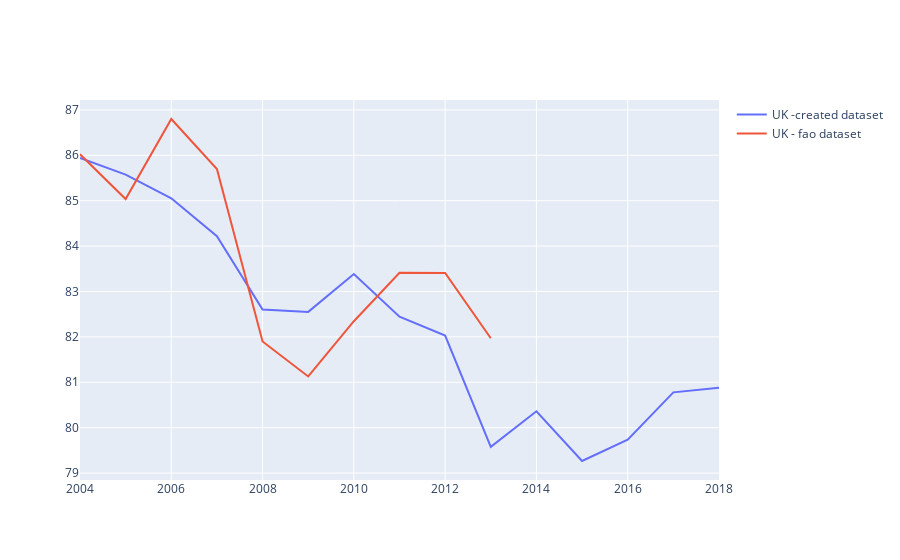

This figure's notebook cell:
### Code cell
fig = go.Figure()

fig.add_trace(go.Scatter(x=df.years, y=df['meat consumption (kg/person)'], mode='lines',name='UK -created dataset'))

fig.add_trace(go.Scatter(x=df_fao.years, y=df_fao['meat consumption (kg/person)'], mode='lines',name='UK - fao dataset'))

fig.show()

### Figure 1 — Plotly figure (JSON) as saved in the notebook; plotly's stock layout.template omitted (floating-point values rounded to 4 significant figures)
{"data": [{"mode": "lines", "name": "UK -created dataset", "type": "scatter", "x": [2004, 2005, 2006, 2007, 2008, 2009, 2010, 2011, 2012, 2013, 2014, 2015, 2016, 2017, 2018], "y": [85.94, 85.57, 85.05, 84.22, 82.6, 82.55, 83.38, 82.45, 82.03, 79.58, 80.36, 79.27, 79.73, 80.78, 80.88]}, {"mode": "lines", "name": "UK - fao dataset", "type": "scatter", "x": [2004, 2005, 2006, 2007, 2008, 2009, 2010, 2011, 2012, 2013], "y": [86.02, 85.04, 86.8, 85.7, 81.9, 81.13, 82.35, 83.41, 83.41, 81.97]}], "layout": {}}
